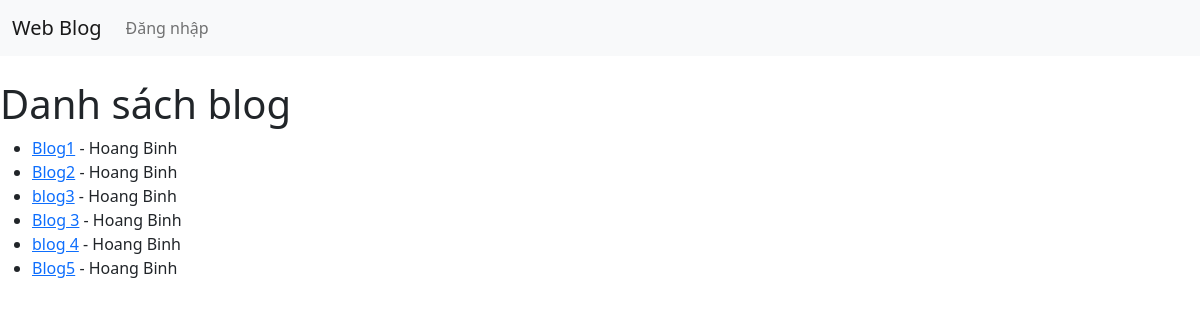
The page / on the database its author committed.
### blog/models.py (models this page shows, shortened)
class Post(models.Model):
    title = models.CharField(max_length=255)
    author = models.ForeignKey(User, on_delete=models.CASCADE)
    body = models.TextField()

### blog/views.py (the view)
# urls.py: path('', HomeView.as_view(), name="home"),
class HomeView(ListView):
    model = Post
    template_name = "home.html"

### blog/templates/home.html
{% extends 'narbarview.html' %}
{% block content %}
<h1>Danh sách blog</h1>
<ul>
    {% for post in object_list %}
         <li>
         <a href="{% url 'detail-blog' post.pk %}">{{ post.title }}</a>
            - {{ post.author.first_name }} {{ post.author.last_name }} <br/>
         </li>
    {% endfor %}
</ul>
{% endblock %}

### blog/templates/narbarview.html (shortened to what this page needs)
<!doctype html>
<html lang="en" xmlns="http://www.w3.org/1999/html">
  <head>
    <link href="https://cdn.jsdelivr.net/npm/bootstrap@5.2.0-beta1/dist/css/bootstrap.min.css" rel="stylesheet">
  </head>
  <body>
  <nav class="navbar navbar-expand-lg bg-light">
  <div class="container-fluid">
    <a class="navbar-brand" href="{% url 'home' %}">Web Blog</a>
    <div class="collapse navbar-collapse" id="navbarSupportedContent">
      <ul class="navbar-nav me-auto mb-2 mb-lg-0">
          {% if user.is_authenticated %}
              <li class="nav-item">
          <a class="nav-link" href="{% url 'add-block' %}">Blog Mới</a>
        </li>
                <li class="nav-item">
          <a class="nav-link" href="{% url 'logout' %}">Đăng xuất</a>
        </li>
          {% else %}
                <li class="nav-item">
          <a class="nav-link" href="{% url 'login' %}">Đăng nhập</a>
        </li>
          {% endif %}
      </ul>
    </div>
  </div>
</nav>
  <br/>
     {% block content %}
     {% endblock %}
  </body>
</html>

### rows shown on the page
Post: title "Blog1", author.first_name "Hoang", author.last_name "Binh"
Post: title "Blog2", author.first_name "Hoang", author.last_name "Binh"
Post: title "blog3", author.first_name "Hoang", author.last_name "Binh"
Post: title "Blog 3", author.first_name "Hoang", author.last_name "Binh"
Post: title "blog 4", author.first_name "Hoang", author.last_name "Binh"
Post: title "Blog5", author.first_name "Hoang", author.last_name "Binh"
